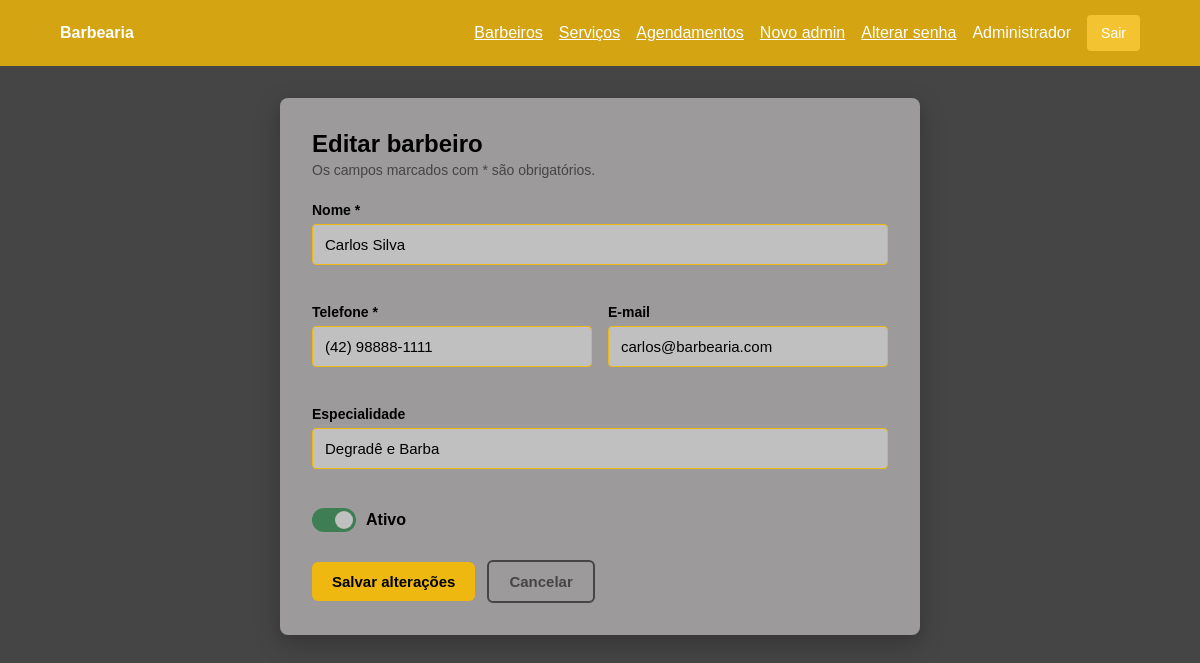
Screenshot of /index.php?r=barbeiros/1/editar (signed in) with the database file from the repository.
### tables this page shows
CREATE TABLE barbeiros (
  id BIGINT UNSIGNED AUTO_INCREMENT PRIMARY KEY,
  nome VARCHAR(120) NOT NULL,
  telefone VARCHAR(20) NOT NULL,
  email VARCHAR(150) NULL UNIQUE,
  especialidade VARCHAR(150) NULL,
  ativo TINYINT(1) NOT NULL DEFAULT 1,
  criado_em DATETIME NOT NULL DEFAULT CURRENT_TIMESTAMP,
  atualizado_em DATETIME NOT NULL DEFAULT CURRENT_TIMESTAMP ON UPDATE CURRENT_TIMESTAMP
);

### app/Core/view.php (called while the page is built, shortened)
<?php
function view(string $name, array $data = []): void
{
    extract($data, EXTR_SKIP);
    require __DIR__ . '/../Views/' . $name . '.php';
}

### app/Controllers/BarbeiroController.php (called while the page is built, shortened)
<?php
final class BarbeiroController
{
    public function edit(int $id): void
    {
        $barbeiro = $this->barbeiros->find($id);
        view('barbeiros/form', compact('barbeiro') + ['titulo' => 'Editar barbeiro']);
    }
}

### app/Models/Barbeiro.php (called while the page is built, shortened)
<?php
final class Barbeiro
{
    public function find(int $id): ?object
    {
        $query = $this->db->prepare('SELECT * FROM barbeiros WHERE id = :id');
        $query->bindValue(':id', $id, PDO::PARAM_INT);
        $query->execute();
        return $query->fetch() ?: null;
    }
}

### app/Core/helpers.php (called while the page is built, shortened)
<?php
function url(string $route = ''): string
{
    return 'index.php?r=' . rawurlencode($route);
}
function e(?string $value): string
{
    return htmlspecialchars((string)$value, ENT_QUOTES, 'UTF-8');
}

### app/Views/barbeiros/form.php (the view, shortened to what this page needs)
<?php require __DIR__ . '/../layout/header.php';
$editando = $barbeiro !== null; ?>
<form class="form-card" method="post"
      action="<?= url($editando ? 'barbeiros/' . $barbeiro->id . '/atualizar' : 'barbeiros') ?>" data-validar novalidate>
    <h1 class="form-titulo"><?= e($titulo) ?></h1>
    <p class="form-subtitulo">Os campos marcados com * são obrigatórios.</p>
    <div class="form-grid">
        <div class="campo cheio">
            <label for="nome">Nome *</label>
            <input id="nome" name="nome" maxlength="120" required autocomplete="off"
                   value="<?= e($barbeiro->nome ?? '') ?>">
            <small class="campo-erro"></small>
        </div>
        <div class="campo">
            <label for="telefone">Telefone *</label>
            <input id="telefone" name="telefone" class="telefone" maxlength="15" inputmode="numeric" required
                   pattern="\(\d{2}\) \d{5}-\d{4}" placeholder="(47) 91234-5678"
                   data-erro-padrao="Use o formato (47) 91234-5678."
                   value="<?= e($barbeiro->telefone ?? '') ?>">
            <small class="campo-erro"></small>
        </div>
        <div class="campo">
            <label for="email">E-mail</label>
            <input id="email" name="email" type="email" maxlength="150" inputmode="email" autocomplete="email"
                   placeholder="nome@exemplo.com" value="<?= e($barbeiro->email ?? '') ?>">
            <small class="campo-erro"></small>
        </div>
        <div class="campo cheio">
            <label for="especialidade">Especialidade</label>
            <input id="especialidade" name="especialidade" maxlength="150" autocomplete="off"
                   value="<?= e($barbeiro->especialidade ?? '') ?>">
            <small class="campo-erro"></small>
        </div>
        <div class="cheio">
            <label class="interruptor">
                <span class="interruptor-trilho"></span>
                <span class="interruptor-texto">Ativo</span>
            </label>
        </div>
    </div>
    <div class="form-acoes">
        <button type="submit" class="btn-cta" data-enviando="Salvando...">
            <span><?= $editando ? 'Salvar alterações' : 'Cadastrar barbeiro' ?></span>
        </button>
        <a class="btn-secundario" href="<?= url('barbeiros') ?>">Cancelar</a>
    </div>
</form>
<?php require __DIR__ . '/../layout/footer.php'; ?>

### assets/style.css (style rules this page uses)
* { box-sizing: border-box }
:root { --cinza: #9c9a9a; --cinza-claro: #C0C0C0; --cinza-escuro: #454546; --dourado: #d4a413; --amarelo: #efb810; --amarelo-claro: #f3c332; --preto: #000000; --erro: #b6432f; }
body { margin: 0; background: var(--cinza-escuro); font: 16px Arial, sans-serif; color: var(--preto); }
label { display: block; margin: 15px 0; font-weight: bold }
input, select, textarea { display: block; width: 100%; margin-top: 6px; padding: 10px; border: 1px solid #aaa; border-radius: 4px; font: inherit; background: #fff; color: var(--preto); }
button, .button { background: var(--amarelo-claro); color: var(--preto); border: 0; border-radius: 4px; padding: 10px 14px; cursor: pointer; text-decoration: none; font-size: 14px }
.campo { margin-bottom: 18px; }
.campo label { display: block; margin-bottom: 6px; font-weight: 600; font-size: 14px; }
.campo input, .campo select { width: 100%; padding: 11px 12px; border: 1px solid var(--amarelo); border-radius: 4px; background: var(--cinza-claro); color: var(--preto); font-size: 15px; transition: border-color .15s ease, box-shadow .15s ease; }
.campo-erro { display: block; min-height: 16px; margin-top: 5px; color: var(--erro); font-size: 13px; }
:root { --erro: #b6432f; --ok: #3f7d53; }
.btn-cta, .btn-secundario, .btn-perigo { display: inline-block; padding: 11px 20px; border-radius: 6px; font-size: 15px; font-weight: 700; text-decoration: none; cursor: pointer; transition: background-color .15s ease, transform .1s ease; }
.btn-cta { background: var(--amarelo); color: var(--preto); border: 0; }
.btn-secundario { background: transparent; color: var(--cinza-escuro); border: 2px solid var(--cinza-escuro); }
.form-card { width: 100%; max-width: 640px; margin: 0 auto; padding: 32px; background: var(--cinza); color: var(--preto); border-radius: 8px; box-shadow: 0 8px 24px rgba(0, 0, 0, .25); }
.form-titulo { margin: 0 0 4px; font-size: 24px; }
.form-subtitulo { margin: 0 0 24px; font-size: 14px; color: var(--cinza-escuro); }
.form-grid { display: grid; grid-template-columns: 1fr 1fr; gap: 0 16px; }
.form-grid .cheio { grid-column: 1 / -1; }
.form-card .campo label { margin-top: 0; }
.form-card .campo input, .form-card .campo select { margin-top: 0; }
.form-acoes { display: flex; flex-wrap: wrap; align-items: center; gap: 12px; margin-top: 24px; }
.interruptor { display: inline-flex; align-items: center; gap: 10px; margin: 0; cursor: pointer; font-weight: 600; }
.interruptor-trilho { position: relative; width: 44px; height: 24px; border-radius: 999px; background: var(--cinza-escuro); transition: background-color .2s ease; }
.interruptor-trilho::after { content: ""; position: absolute; top: 3px; left: 3px; width: 18px; height: 18px; border-radius: 50%; background: var(--cinza-claro); transition: transform .2s ease; }
.interruptor input:checked + .interruptor-trilho { background: var(--ok); }
.interruptor input:checked + .interruptor-trilho::after { transform: translateX(20px); }

### rows the page displays
barbeiros: nome "Carlos Silva", telefone "(42) 98888-1111", email "carlos@barbearia.com", especialidade "Degradê e Barba"

### other values shown
$config['app_name'] "Barbearia"
Auth::user()['nome'] "Administrador"
$titulo "Editar barbeiro"
